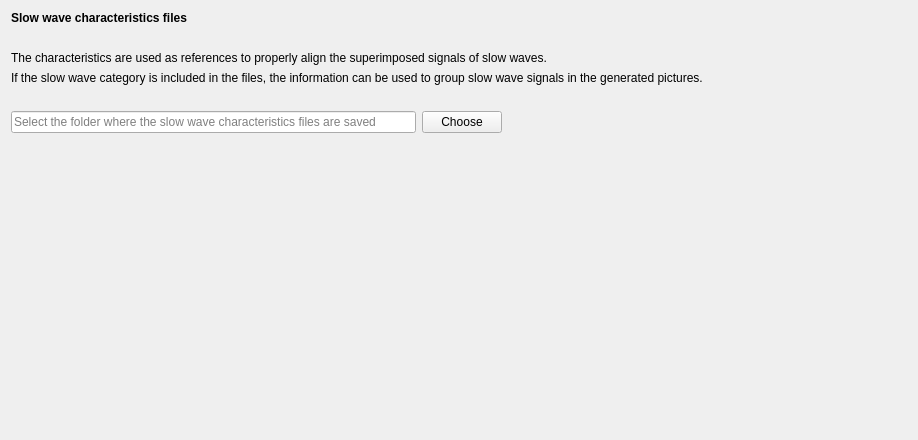
<?xml version="1.0" encoding="UTF-8"?>
<ui version="4.0">
 <class>SlowWaveCharacteristics</class>
 <widget class="QWidget" name="SlowWaveCharacteristics">
  <property name="geometry">
   <rect>
    <x>0</x>
    <y>0</y>
    <width>918</width>
    <height>440</height>
   </rect>
  </property>
  <property name="windowTitle">
   <string/>
  </property>
  <property name="styleSheet">
   <string notr="true">font: 12pt &quot;Roboto&quot;;</string>
  </property>
  <layout class="QVBoxLayout" name="verticalLayout">
   <item>
    <widget class="QLabel" name="label">
     <property name="text">
      <string>&lt;html&gt;&lt;head/&gt;&lt;body&gt;&lt;p&gt;&lt;span style=&quot; font-weight:600;&quot;&gt;Slow wave characteristics files&lt;/span&gt;&lt;/p&gt;&lt;/body&gt;&lt;/html&gt;</string>
     </property>
    </widget>
   </item>
   <item>
    <spacer name="verticalSpacer_2">
     <property name="orientation">
      <enum>Qt::Vertical</enum>
     </property>
     <property name="sizeType">
      <enum>QSizePolicy::Fixed</enum>
     </property>
     <property name="sizeHint" stdset="0">
      <size>
       <width>20</width>
       <height>20</height>
      </size>
     </property>
    </spacer>
   </item>
   <item>
    <widget class="QLabel" name="label_2">
     <property name="text">
      <string>The characteristics are used as references to properly align the superimposed signals of slow waves.</string>
     </property>
    </widget>
   </item>
   <item>
    <widget class="QLabel" name="label_3">
     <property name="text">
      <string>If the slow wave category is included in the files, the information can be used to group slow wave signals in the generated pictures.</string>
     </property>
    </widget>
   </item>
   <item>
    <spacer name="verticalSpacer_3">
     <property name="orientation">
      <enum>Qt::Vertical</enum>
     </property>
     <property name="sizeType">
      <enum>QSizePolicy::Fixed</enum>
     </property>
     <property name="sizeHint" stdset="0">
      <size>
       <width>20</width>
       <height>20</height>
      </size>
     </property>
    </spacer>
   </item>
   <item>
    <layout class="QHBoxLayout" name="horizontalLayout">
     <item>
      <widget class="QLineEdit" name="lineEdit">
       <property name="minimumSize">
        <size>
         <width>400</width>
         <height>0</height>
        </size>
       </property>
       <property name="maximumSize">
        <size>
         <width>570</width>
         <height>16777215</height>
        </size>
       </property>
       <property name="placeholderText">
        <string>Select the folder where the slow wave characteristics files are saved</string>
       </property>
      </widget>
     </item>
     <item>
      <widget class="QPushButton" name="pushButton">
       <property name="text">
        <string>Choose</string>
       </property>
      </widget>
     </item>
     <item>
      <spacer name="horizontalSpacer">
       <property name="orientation">
        <enum>Qt::Horizontal</enum>
       </property>
       <property name="sizeType">
        <enum>QSizePolicy::MinimumExpanding</enum>
       </property>
       <property name="sizeHint" stdset="0">
        <size>
         <width>40</width>
         <height>20</height>
        </size>
       </property>
      </spacer>
     </item>
    </layout>
   </item>
   <item>
    <spacer name="verticalSpacer">
     <property name="orientation">
      <enum>Qt::Vertical</enum>
     </property>
     <property name="sizeType">
      <enum>QSizePolicy::MinimumExpanding</enum>
     </property>
     <property name="sizeHint" stdset="0">
      <size>
       <width>20</width>
       <height>40</height>
      </size>
     </property>
    </spacer>
   </item>
  </layout>
 </widget>
 <resources>
  <include location="../../../../../snooz-toolbox/src/main/python/ui/themes/themes.qrc"/>
 </resources>
 <connections>
  <connection>
   <sender>pushButton</sender>
   <signal>clicked()</signal>
   <receiver>SlowWaveCharacteristics</receiver>
   <slot>choose_slot()</slot>
   <hints>
    <hint type="sourcelabel">
     <x>459</x>
     <y>139</y>
    </hint>
    <hint type="destinationlabel">
     <x>458</x>
     <y>219</y>
    </hint>
   </hints>
  </connection>
 </connections>
 <slots>
  <slot>choose_slot()</slot>
 </slots>
</ui>
